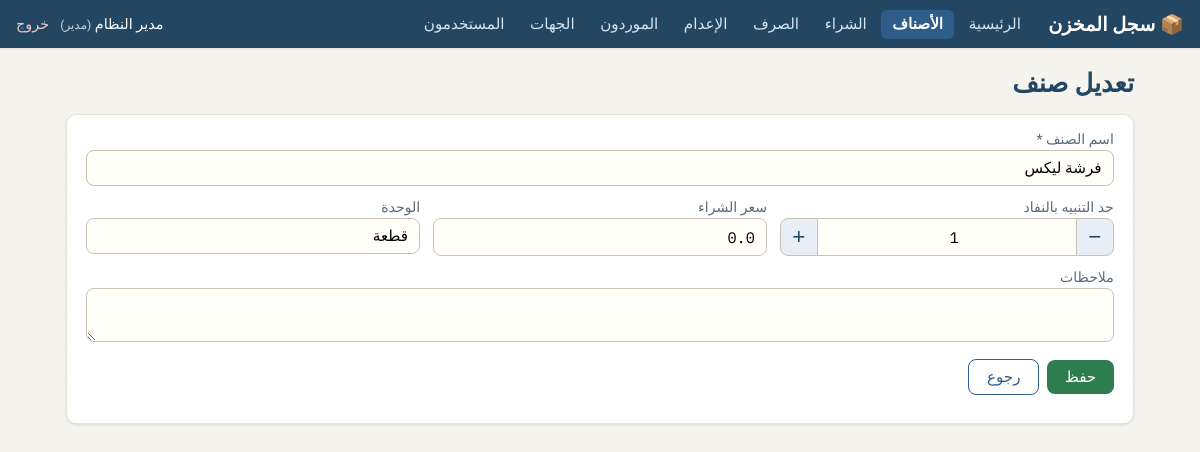
Page /items/1/edit (signed in) on the committed database.
### tables this page shows
CREATE TABLE users (
    user_id         INTEGER PRIMARY KEY AUTOINCREMENT,
    username        TEXT NOT NULL UNIQUE,
    full_name       TEXT NOT NULL,
    password_hash   TEXT NOT NULL,
    role_id         INTEGER NOT NULL REFERENCES roles(role_id),
    is_active       INTEGER DEFAULT 1,
    created_at      DATETIME DEFAULT CURRENT_TIMESTAMP
);

CREATE TABLE roles (
    role_id                     INTEGER PRIMARY KEY AUTOINCREMENT,
    role_name                   TEXT NOT NULL UNIQUE,
    can_edit_prices             INTEGER DEFAULT 0,
    can_delete_items            INTEGER DEFAULT 0,
    can_approve_purchases       INTEGER DEFAULT 0,
    can_approve_disbursements   INTEGER DEFAULT 0,
    can_unapprove_invoices      INTEGER DEFAULT 0,  -- إلغاء اعتماد الفواتير المعتمدة لتعديلها
    can_approve_writeoffs       INTEGER DEFAULT 0,  -- اعتماد أذونات الإعدام
    can_manage_users            INTEGER DEFAULT 0
);

CREATE TABLE items (
    item_id         INTEGER PRIMARY KEY AUTOINCREMENT,
    item_name       TEXT NOT NULL,

    quantity        INTEGER NOT NULL DEFAULT 0,
    reorder_level   INTEGER DEFAULT 0,           -- حد التنبيه بالنفاد
    unit            TEXT NOT NULL DEFAULT 'قطعة', -- unit of measure (Dashboard Statistics feature)

    purchase_price  REAL DEFAULT 0,   -- آخر سعر شراء (يتحدث تلقائياً من آخر فاتورة شراء معتمدة)

    notes           TEXT,
    is_active       INTEGER DEFAULT 1, -- حذف ناعم بدل الحذف الفعلي

    created_at      DATETIME DEFAULT CURRENT_TIMESTAMP,
    updated_at      DATETIME DEFAULT CURRENT_TIMESTAMP
);

### routes/items.py (the view, shortened to what this page needs)
@items_bp.route("/<int:item_id>/edit", methods=["GET", "POST"], endpoint="edit")
@login_required
def edit_item(item_id):
    db = get_db()
    item = inventory_service.get_active_item(db, item_id)
    if item is None:
        abort(404)
    return render_template("item_form.html", item=item)

### app.py (called while the page is built)
def _register_context_processors(app):
    @app.context_processor
    def inject_globals():
        from utils.auth import current_user
        return {"user": current_user(), "today": date.today().isoformat()}

### database.py (called while the page is built)
def get_db():
    if "db" not in g:
        g.db = sqlite3.connect(current_app.config["DB_PATH"])
        g.db.row_factory = sqlite3.Row
        g.db.execute("PRAGMA foreign_keys = ON")
    return g.db

### services/inventory_service.py (called while the page is built)
def get_active_item(db, item_id):
    return db.execute("SELECT * FROM items WHERE item_id=? AND is_active=1", (item_id,)).fetchone()

### utils/auth.py (called while the page is built)
def current_user():
    if "user_id" not in session:
        return None
    user = get_db().execute("""
        SELECT u.*, r.role_name,
               r.can_edit_prices, r.can_delete_items,
               r.can_approve_purchases, r.can_approve_disbursements,
               r.can_unapprove_invoices, r.can_approve_writeoffs, r.can_manage_users
        FROM users u
        JOIN roles r ON r.role_id = u.role_id
        WHERE u.user_id = ? AND u.is_active = 1
    """, (session["user_id"],)).fetchone()
    return user

### templates/item_form.html (shortened to what this page needs)
{% extends "base.html" %}
{% block content %}
<h1>{{ 'تعديل صنف' if item else 'صنف جديد' }}</h1>
<div class="card">
<form method="post">
  <div class="form-row">
    <label for="item_name">اسم الصنف *</label>
    <input id="item_name" name="item_name" required value="{{ item['item_name'] if item else '' }}">
  </div>
  <div class="form-grid">
    <div>
      <label for="reorder_level">حد التنبيه بالنفاد</label>
      <div class="stepper">
        <button type="button" data-step="-1">−</button>
        <input id="reorder_level" name="reorder_level" type="number" min="0"
               value="{{ item['reorder_level'] if item else 0 }}">
        <button type="button" data-step="1">+</button>
      </div>
    </div>
    <div>
      <label for="purchase_price">سعر الشراء</label>
      <input id="purchase_price" name="purchase_price" type="number" min="0" step="0.01"
             value="{{ item['purchase_price'] if item else 0 }}"
             {% if item and not user['can_edit_prices'] %}disabled title="ليست لديك صلاحية تعديل الأسعار"{% endif %}>
    </div>
    <div>
      <label for="unit">الوحدة</label>
      <input id="unit" name="unit" value="{{ item['unit'] if item and item['unit'] else 'قطعة' }}">
    </div>
  </div>
  <div class="form-row">
    <label for="notes">ملاحظات</label>
    <textarea id="notes" name="notes" rows="2">{{ item['notes'] if item else '' }}</textarea>
  </div>
  <div class="actions">
    <button class="btn btn-ok">حفظ</button>
    <a class="btn btn-ghost" href="{{ url_for('items.list') }}">رجوع</a>
  </div>
</form>
</div>
{% endblock %}

### templates/base.html (shortened to what this page needs)
<!DOCTYPE html>
<html lang="ar" dir="rtl">
<head>
<link rel="stylesheet" href="{{ url_for('static', filename='style.css') }}">
</head>
<body>
{% if user %}
<header class="topbar">
  <div class="brand">📦 سجل المخزن</div>
  <nav>
    <a href="{{ url_for('dashboard.index') }}" class="{{ 'active' if request.endpoint == 'dashboard.index' }}">الرئيسية</a>
    <a href="{{ url_for('items.list') }}" class="{{ 'active' if request.endpoint and request.endpoint.startswith('item') }}">الأصناف</a>
    <a href="{{ url_for('purchases.list') }}" class="{{ 'active' if request.endpoint and request.endpoint.startswith('purchase') }}">الشراء</a>
    <a href="{{ url_for('disbursement.list') }}" class="{{ 'active' if request.endpoint and request.endpoint.startswith('disbursement') }}">الصرف</a>
    <a href="{{ url_for('writeoff.list') }}" class="{{ 'active' if request.endpoint and request.endpoint.startswith('writeoff') }}">الإعدام</a>
    <a href="{{ url_for('suppliers.index') }}" class="{{ 'active' if request.endpoint == 'suppliers.index' }}">الموردون</a>
    <a href="{{ url_for('customers.index') }}" class="{{ 'active' if request.endpoint == 'customers.index' }}">الجهات</a>
    {% if user['can_manage_users'] %}
    <a href="{{ url_for('users.index') }}" class="{{ 'active' if request.endpoint == 'users.index' }}">المستخدمون</a>
    {% endif %}
  </nav>
  <div class="user-box">
    <span>{{ user['full_name'] }} <small>({{ user['role_name'] }})</small></span>
    <a href="{{ url_for('auth.logout') }}" class="logout">خروج</a>
  </div>
</header>
{% endif %}
<main class="container">
  {% block content %}{% endblock %}
</main>
</body>
</html>

### static/style.css (style rules this page uses)
:root { --paper: #f6f4ee; --paper-line: #e6e2d6; --ink: #22303c; --ink-soft: #5a6b7a; --primary: #2f5d8a; --primary-dark: #234763; --primary-soft: #e7eef6; --ok: #2e7d4f; --ok-soft: #e5f2ea; --warn: #b07a1e; --warn-soft: #faf0da; --danger: #b03a3a; --danger-soft: #f9e7e7; --orange: #c9631c; --orange-soft: #fbe9dc; --purple: #6f4fa8; --purple-soft: #ece6f6; --yellow: #b89b1a; --yellow-soft: #faf6dc; --radius: 10px; --shadow: 0 1px 3px rgba(34,48,60,.12); --mono: 'IBM Plex Mono', monospace; }
* { box-sizing: border-box; margin: 0; }
body { font-family: 'IBM Plex Sans Arabic', sans-serif; background: var(--paper); background-image: repeating-linear-gradient(transparent, transparent 31px, rgba(47,93,138,.045) 32px); color: var(--ink); min-height: 100vh; }
h1, h2, h3 { font-family: 'El Messiri', sans-serif; color: var(--primary-dark); }
h1 { font-size: 1.6rem; margin-bottom: 1rem; }
a { color: var(--primary); }
.topbar { background: var(--primary-dark); color: #fff; display: flex; align-items: center; gap: 1rem; padding: .6rem 1rem; flex-wrap: wrap; box-shadow: var(--shadow); }
.brand { font-family: 'El Messiri', sans-serif; font-size: 1.2rem; font-weight: 700; }
.topbar nav { display: flex; gap: .2rem; flex-wrap: wrap; flex: 1; }
.topbar nav a { color: #d7e3ef; text-decoration: none; padding: .35rem .7rem; border-radius: 6px; font-size: .95rem; }
.topbar nav a.active { background: var(--primary); color: #fff; font-weight: 600; }
.user-box { display: flex; align-items: center; gap: .7rem; font-size: .9rem; }
.user-box small { opacity: .75; }
.logout { color: #f3c9c9; text-decoration: none; }
.container { max-width: 1100px; margin: 1.2rem auto; padding: 0 1rem; }
.card { background: #fff; border: 1px solid var(--paper-line); border-radius: var(--radius); padding: 1rem 1.2rem; box-shadow: var(--shadow); margin-bottom: 1rem; }
label { display: block; font-size: .88rem; color: var(--ink-soft); margin-bottom: .2rem; }
input, select, textarea { width: 100%; padding: .5rem .7rem; border: 1px solid #c9c4b4; border-radius: 8px; font-family: inherit; font-size: .95rem; background: #fffef9; }
input[type=number] { font-family: var(--mono); }
.form-grid { display: grid; grid-template-columns: repeat(auto-fit, minmax(200px,1fr)); gap: .8rem; margin-bottom: .8rem; }
.form-row { margin-bottom: .8rem; }
.btn { display: inline-block; padding: .5rem 1.1rem; border: none; border-radius: 8px; background: var(--primary); color: #fff; font-family: inherit; font-size: .95rem; cursor: pointer; text-decoration: none; }
.btn-ok { background: var(--ok); }
.btn-ghost { background: transparent; color: var(--primary); border: 1px solid var(--primary); }
.actions { display: flex; gap: .5rem; flex-wrap: wrap; align-items: center; margin: .8rem 0; }
.stepper { display: flex; align-items: stretch; }
.stepper button { width: 46px; font-size: 1.4rem; border: 1px solid #c9c4b4; background: var(--primary-soft); color: var(--primary-dark); cursor: pointer; }
.stepper button:first-child { border-radius: 0 8px 8px 0; }
.stepper button:last-child { border-radius: 8px 0 0 8px; }
.stepper input { border-radius: 0; text-align: center; border-left: 0; border-right: 0; }

### rows in the picture
users: full_name "مدير النظام"
roles: role_name "مدير"
items: item_name "فرشة ليكس", reorder_level "1", purchase_price "0.0", unit "قطعة"

### other values in the picture
{{ 'تعديل صنف' if item else 'صنف جديد' }} "تعديل صنف"
